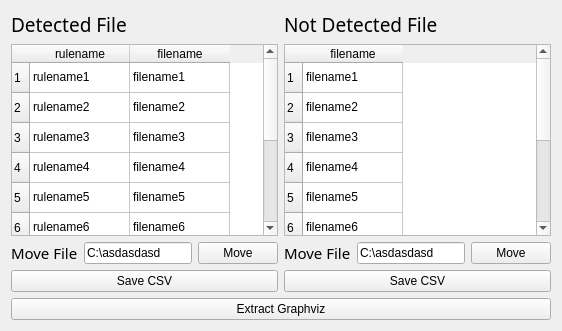
     <widget class="QWidget" name="YaraExplorer">
      <attribute name="title">
       <string>YaraExplorer</string>
      </attribute>
      <layout class="QVBoxLayout" name="verticalLayout_4">
       <item>
        <layout class="QGridLayout" name="gridLayout">
         <item row="0" column="0" colspan="3">
          <widget class="QLabel" name="label">
           <property name="font">
            <font>
             <family>나눔바른고딕 Light</family>
             <pointsize>14</pointsize>
            </font>
           </property>
           <property name="text">
            <string>Detected File</string>
           </property>
          </widget>
         </item>
         <item row="0" column="3" colspan="3">
          <widget class="QLabel" name="label_6">
           <property name="font">
            <font>
             <family>나눔바른고딕 Light</family>
             <pointsize>14</pointsize>
            </font>
           </property>
           <property name="text">
            <string>Not Detected File</string>
           </property>
          </widget>
         </item>
         <item row="1" column="0" colspan="3">
          <widget class="QTableWidget" name="tableWidget">
           <row>
            <property name="text">
             <string>1</string>
            </property>
           </row>
           <row>
            <property name="text">
             <string>2</string>
            </property>
           </row>
           <row>
            <property name="text">
             <string>3</string>
            </property>
           </row>
           <row>
            <property name="text">
             <string>4</string>
            </property>
           </row>
           <row>
            <property name="text">
             <string>5</string>
            </property>
           </row>
           <row>
            <property name="text">
             <string>6</string>
            </property>
           </row>
           <row>
            <property name="text">
             <string>7</string>
            </property>
           </row>
           <row>
            <property name="text">
             <string>8</string>
            </property>
           </row>
           <row>
            <property name="text">
             <string>9</string>
            </property>
           </row>
           <row>
            <property name="text">
             <string>10</string>
            </property>
           </row>
           <column>
            <property name="text">
             <string>rulename</string>
            </property>
           </column>
           <column>
            <property name="text">
             <string>filename</string>
            </property>
           </column>
           <item row="0" column="0">
            <property name="text">
             <string>rulename1</string>
            </property>
           </item>
           <item row="0" column="1">
            <property name="text">
             <string>filename1</string>
            </property>
           </item>
           <item row="1" column="0">
            <property name="text">
             <string>rulename2</string>
            </property>
           </item>
           <item row="1" column="1">
            <property name="text">
             <string>filename2</string>
            </property>
           </item>
           <item row="2" column="0">
            <property name="text">
             <string>rulename3</string>
            </property>
           </item>
           <item row="2" column="1">
            <property name="text">
             <string>filename3</string>
            </property>
           </item>
           <item row="3" column="0">
            <property name="text">
             <string>rulename4</string>
            </property>
           </item>
           <item row="3" column="1">
            <property name="text">
             <string>filename4</string>
            </property>
           </item>
           <item row="4" column="0">
            <property name="text">
             <string>rulename5</string>
            </property>
           </item>
           <item row="4" column="1">
            <property name="text">
             <string>filename5</string>
            </property>
           </item>
           <item row="5" column="0">
            <property name="text">
             <string>rulename6</string>
            </property>
           </item>
           <item row="5" column="1">
            <property name="text">
             <string>filename6</string>
            </property>
           </item>
           <item row="6" column="0">
            <property name="text">
             <string>rulename7</string>
            </property>
           </item>
           <item row="6" column="1">
            <property name="text">
             <string>filename7</string>
            </property>
           </item>
           <item row="7" column="0">
            <property name="text">
             <string>rulename8</string>
            </property>
           </item>
           <item row="7" column="1">
            <property name="text">
             <string>filename8</string>
            </property>
           </item>
           <item row="8" column="0">
            <property name="text">
             <string>rulename9</string>
            </property>
           </item>
           <item row="8" column="1">
            <property name="text">
             <string>filename9</string>
            </property>
           </item>
           <item row="9" column="0">
            <property name="text">
             <string>rulename10</string>
            </property>
           </item>
           <item row="9" column="1">
            <property name="text">
             <string>filename10</string>
            </property>
           </item>
          </widget>
         </item>
         <item row="1" column="3" colspan="3">
          <widget class="QTableWidget" name="tableWidget_2">
           <row>
            <property name="text">
             <string>1</string>
            </property>
           </row>
           <row>
            <property name="text">
             <string>2</string>
            </property>
           </row>
           <row>
            <property name="text">
             <string>3</string>
            </property>
           </row>
           <row>
            <property name="text">
             <string>4</string>
            </property>
           </row>
           <row>
            <property name="text">
             <string>5</string>
            </property>
           </row>
           <row>
            <property name="text">
             <string>6</string>
            </property>
           </row>
           <row>
            <property name="text">
             <string>7</string>
            </property>
           </row>
           <row>
            <property name="text">
             <string>8</string>
            </property>
           </row>
           <row>
            <property name="text">
             <string>9</string>
            </property>
           </row>
           <row>
            <property name="text">
             <string>10</string>
            </property>
           </row>
           <column>
            <property name="text">
             <string>filename</string>
            </property>
           </column>
           <item row="0" column="0">
            <property name="text">
             <string>filename1</string>
            </property>
           </item>
           <item row="1" column="0">
            <property name="text">
             <string>filename2</string>
            </property>
           </item>
           <item row="2" column="0">
            <property name="text">
             <string>filename3</string>
            </property>
           </item>
           <item row="3" column="0">
            <property name="text">
             <string>filename4</string>
            </property>
           </item>
           <item row="4" column="0">
            <property name="text">
             <string>filename5</string>
            </property>
           </item>
           <item row="5" column="0">
            <property name="text">
             <string>filename6</string>
            </property>
           </item>
           <item row="6" column="0">
            <property name="text">
             <string>filename7</string>
            </property>
           </item>
           <item row="7" column="0">
            <property name="text">
             <string>filename8</string>
            </property>
           </item>
           <item row="8" column="0">
            <property name="text">
             <string>filename9</string>
            </property>
           </item>
           <item row="9" column="0">
            <property name="text">
             <string>filename10</string>
            </property>
           </item>
          </widget>
         </item>
         <item row="2" column="0">
          <widget class="QLabel" name="label_3">
           <property name="font">
            <font>
             <family>나눔고딕 Light</family>
             <pointsize>11</pointsize>
            </font>
           </property>
           <property name="text">
            <string>Move File</string>
           </property>
          </widget>
         </item>
         <item row="2" column="1">
          <widget class="QLineEdit" name="lineEdit">
           <property name="text">
            <string>C:\asdasdasd</string>
           </property>
          </widget>
         </item>
         <item row="2" column="2">
          <widget class="QPushButton" name="pushButton_2">
           <property name="text">
            <string>Move</string>
           </property>
          </widget>
         </item>
         <item row="2" column="3">
          <widget class="QLabel" name="label_5">
           <property name="font">
            <font>
             <family>나눔고딕 Light</family>
             <pointsize>11</pointsize>
            </font>
           </property>
           <property name="text">
            <string>Move File</string>
           </property>
          </widget>
         </item>
         <item row="2" column="4">
          <widget class="QLineEdit" name="lineEdit_3">
           <property name="text">
            <string>C:\asdasdasd</string>
           </property>
          </widget>
         </item>
         <item row="2" column="5">
          <widget class="QPushButton" name="pushButton_3">
           <property name="text">
            <string>Move</string>
           </property>
          </widget>
         </item>
         <item row="3" column="0" colspan="3">
          <widget class="QPushButton" name="pushButton_4">
           <property name="text">
            <string>Save CSV</string>
           </property>
          </widget>
         </item>
         <item row="3" column="3" colspan="3">
          <widget class="QPushButton" name="pushButton_6">
           <property name="text">
            <string>Save CSV</string>
           </property>
          </widget>
         </item>
        </layout>
       </item>
       <item>
        <widget class="QPushButton" name="pushButton_8">
         <property name="text">
          <string>Extract Graphviz</string>
         </property>
        </widget>
       </item>
      </layout>
     </widget>
